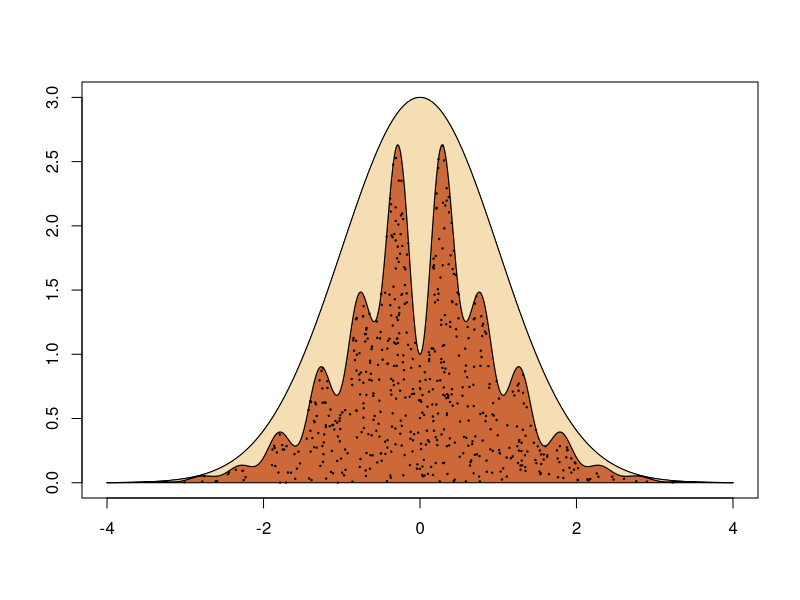

Write R code to recreate this figure.
# function 
f=function(x){
exp(-x^2/2)*(1+sin(6*x)^2+cos(x)^2*sin(4*x)^2)}

# ratio
rat=function(x){
.33*(1+sin(6*x)^2+cos(x)^2*sin(4*x)^2)}

# Accept-Reject
refn=rnorm(1000)
refu=runif(1000)
gene=refn[refu[]<rat(refn[])]
genu=refu[refu[]<rat(refn[])]

polb=f(seq(-4,4,.01))
polo=3*exp(-seq(-4,4,.01)^2/2)
plot(seq(-4,4,.01),polo,type="l",xlab="",ylab="")
lines(seq(-4,4,.01),polb)
polygon(c(seq(-4,4,.01),seq(4,-4,-.01)),c(polb,0*seq(4,-4,-.01)),col="sienna3")
polygon(c(seq(-4,4,.01),seq(4,-4,-.01)),c(polo,f(seq(4,-4,-.01))),col="wheat")
points(gene,genu*f(gene)/rat(gene),pch=20,cex=.3)
